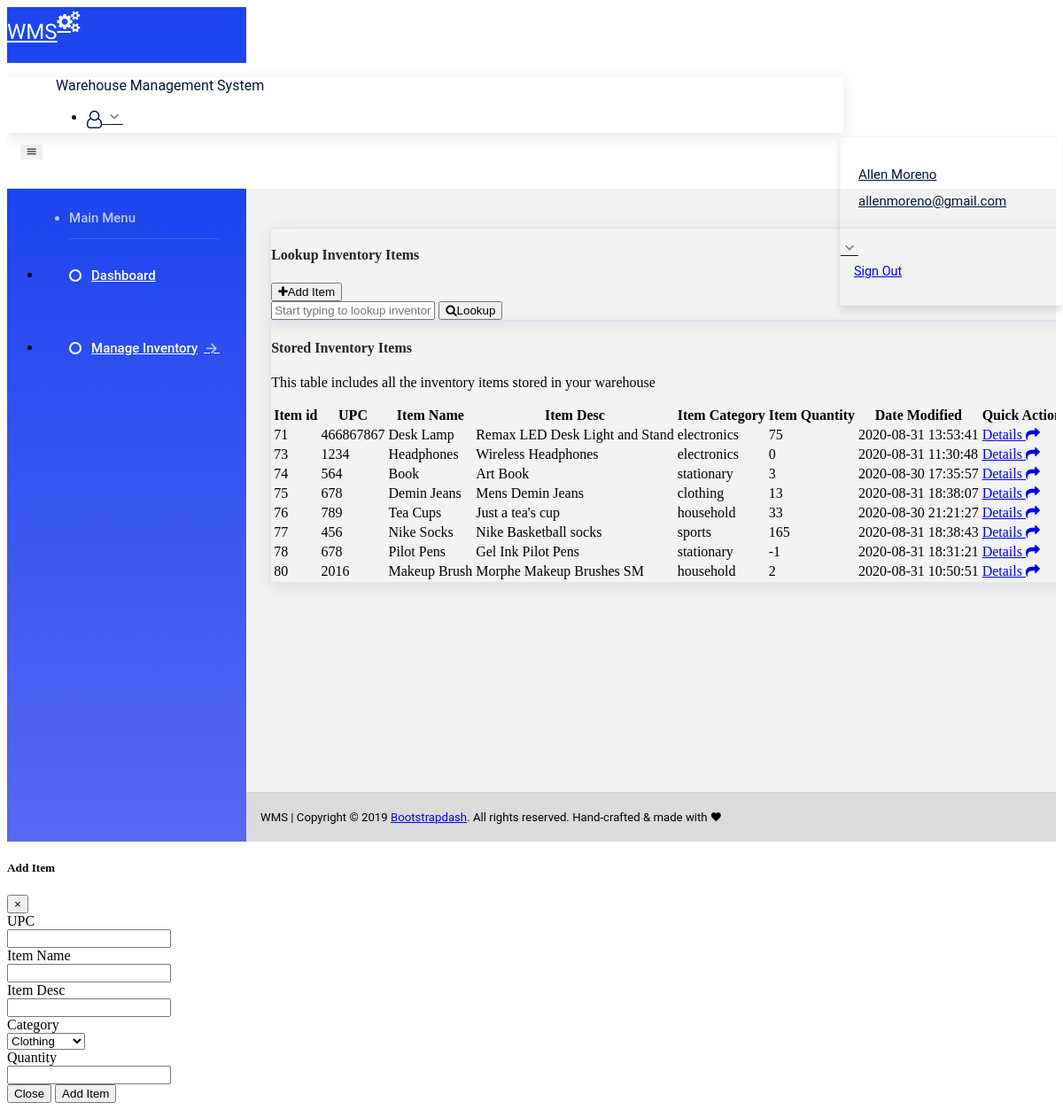
The page /manage_inventory.php on the database as committed earlier.
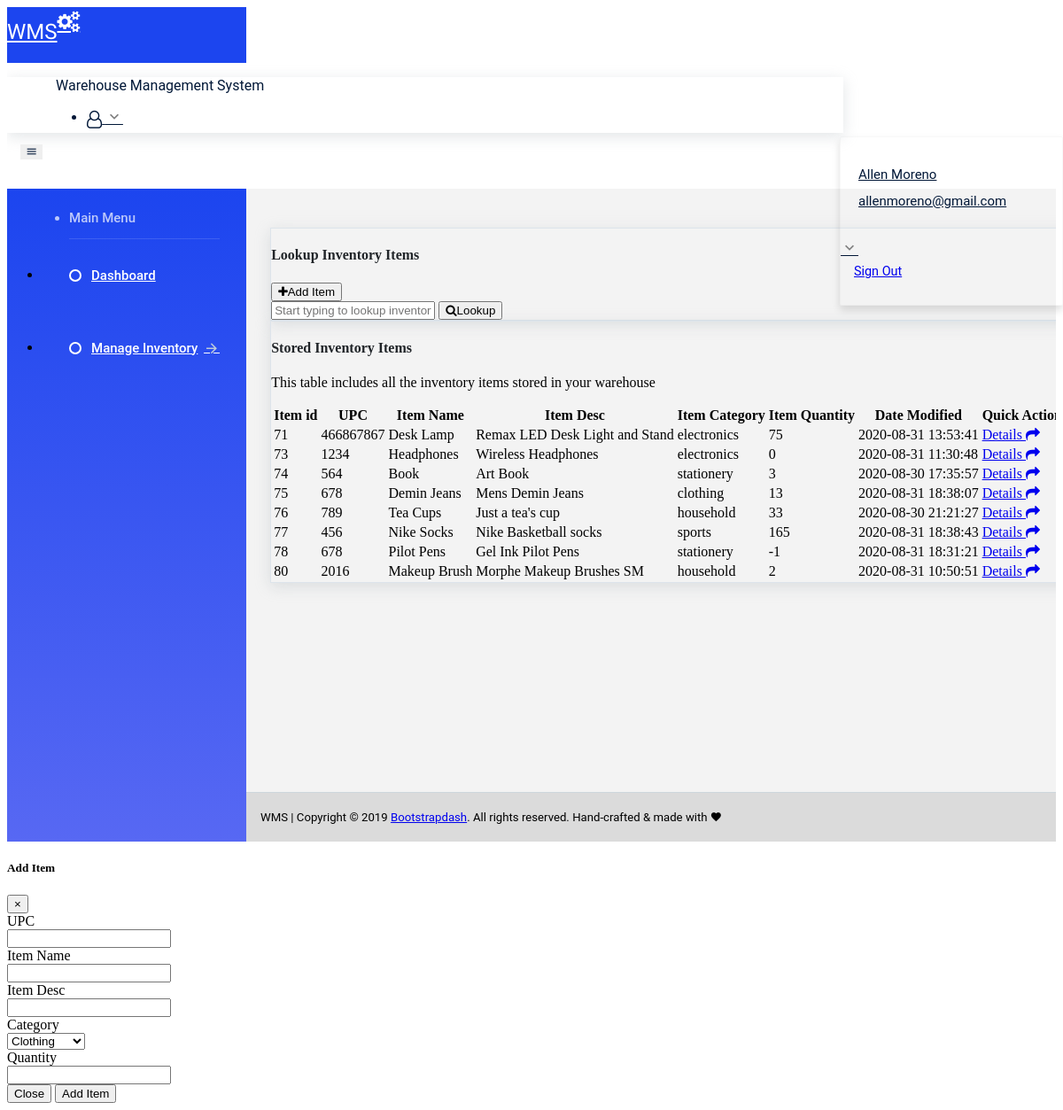
The same page on the database as committed later.
### tables this page shows
CREATE TABLE `inventory_items` (
  `id` int(11) NOT NULL,
  `upc` varchar(255) NOT NULL,
  `item_name` varchar(255) NOT NULL,
  `item_desc` varchar(255) NOT NULL,
  `category` varchar(255) NOT NULL,
  `quantity` int(255) NOT NULL,
  `last_modified` timestamp NOT NULL DEFAULT CURRENT_TIMESTAMP ON UPDATE CURRENT_TIMESTAMP
);

### manage_inventory.php (the view, shortened to what this page needs)
<!DOCTYPE html>
<html lang="en">
    <?php include "{$_SERVER['DOCUMENT_ROOT']}/app/partials/_head.php";?>
  <body>
    <div class="container-scroller">
      <?php include "{$_SERVER['DOCUMENT_ROOT']}/app/partials/_top_navbar.php";?>
      <div class="container-fluid page-body-wrapper">
      <?php include "{$_SERVER['DOCUMENT_ROOT']}/app/partials/_sidebar.php";?>
        <div class="main-panel">
          <div class="content-wrapper">
            <div class="row">
              <div class="col-md-12">
                <div class="row">
                  <div class="col-md-12 grid-margin">
                    <div class="card">
                      <div class="card-body">
                        <div class="d-flex justify-content-between mb-3">
                          <h4 class="card-title">Lookup Inventory Items</h4>
                          <button data-toggle="modal" data-target="#addItemModal" class="btn btn-primary btn-small"><i class="fa fa-plus"></i>Add Item</button>
                        </div>
                      <form class="ml-auto search-form d-none d-md-block">
                        <div class="form-group">
                          <input type="text" name="term" class="auto form-control" placeholder="Start typing to lookup inventory item by name">
                          <button class="btn btn-primary btn-small mt-3" type="submit" name="submitButton"><i class="fa fa-search"></i>Lookup</button>
                        </div>
                      </form>
                        </div>
                        </div>
                      <div class="card mt-4">
                      <div class="card-body">
                      <h4 class="card-title">Stored Inventory Items</h4>
                      <p>This table includes all the inventory items stored in your warehouse</p>
                        <div class="table-responsive">
                          <table class="table table-striped table-hover">
                            <thead>
                              <tr>
                                <th>Item id</th>
                                <th>UPC</th>
                                <th>Item Name</th>
                                <th>Item Desc</th>
                                <th>Item Category</th>
                                <th>Item Quantity</th>
                                <th>Date Modified</th>
                                <th>Quick Actions</th>
                              </tr>
                            </thead>
                            <tbody>
                            <?php
$con = mysqli_connect(DB_SERVER, DB_USER, DB_PASS, DB_NAME);
$sql = "SELECT * FROM inventory_items";
$result = mysqli_query($con, $sql);
if (isset($result)) {
    while ($row = mysqli_fetch_assoc($result)) {?>
                            <tr>
                                <td> <?php echo ($row['id']); ?> </td>
                                <td> <?php echo ($row['upc']); ?> </td>
                                <td> <?php echo ($row['item_name']); ?> </td>
                                <td> <?php echo ($row['item_desc']); ?> </td>
                                <td> <?php echo ($row['category']); ?> </td>
                                <td> <?php echo ($row['quantity']); ?> </td>
                                <td> <?php echo ($row['last_modified']); ?> </td>
                                <td>
                                <a class="btn btn-primary btn-small" href="item_details.php?details_id=<?php if (isset($row['id'])) {echo ($row['id']);}
        ;?> ">Details <i class="fa fa-mail-forward"></i></a>
                            </td>
                            </tr>
                            <?php }}?>
                            </tbody>
                          </table>
                        </div>
                      </div>
                    </div>
                    </div>
                </div>
              </div>
            </div>
          </div>
            <?php include "{$_SERVER['DOCUMENT_ROOT']}/app/partials/_footer.php";?>
        </div>
      </div>
    </div>
<div class="modal fade" id="addItemModal" tabindex="-1" role="dialog" aria-labelledby="addItemModal" aria-hidden="true">
  <div class="modal-dialog" role="document">
    <div class="modal-content">
      <div class="modal-header">
        <h5 class="modal-title" id="addItemModal">Add Item</h5>
        <button type="button" class="close" data-dismiss="modal" aria-label="Close">
          <span aria-hidden="true">&times;</span>
        </button>
      </div>
      <div class="modal-body">
      <form class="form-sample" method="GET" action="./functions/add_item.php">
          <div class="row">
              <div class="col-md-12">
                  <div class="form-group row">
                      <label class="col-sm-3 col-form-label">UPC</label>
                      <div class="col-sm-9">
                          <input name="item_upc" type="number" class="form-control" required />
                      </div>
                  </div>
              </div>
              <div class="col-md-12">
                  <div class="form-group row">
                      <label class="col-sm-3 col-form-label">Item Name</label>
                      <div class="col-sm-9">
                          <input name="item_name" type="text" class="form-control" required />
                      </div>
                  </div>
              </div>
          </div>
          <div class="row">
              <div class="col-md-12">
                  <div class="form-group row">
                      <label class="col-sm-3 col-form-label">Item Desc</label>
                      <div class="col-sm-9">
                          <input name="item_desc" type="text" class="form-control" required />
                      </div>
                  </div>
              </div>
              <div class="col-md-12">
                  <div class="form-group row">
                      <label class="col-sm-3 col-form-label">Category</label>
                      <div class="col-sm-9">
                        <select name="item_category" class="form-control" required>
                          <option value="clothing">Clothing</option>
                        </select>
                      </div>
                  </div>
              </div>
          </div>
          <div class="row">
          <div class="col-md-12">
                  <div class="form-group row">
                      <label class="col-sm-3 col-form-label">Quantity</label>
                      <div class="col-sm-9">
                          <input name="item_quantity" type="number" class="form-control" required/>
                      </div>
                  </div>
              </div>
          </div>
        <div class="modal-footer">
        <button type="button" class="btn btn-secondary" data-dismiss="modal">Close</button>
        <input type="submit" name="addItemSubmitButton" class="btn btn-primary" value="Add Item">
      </div>
      </form>
      </div>
    </div>
  </div>
</div>
</body>
</html>

### partials/_head.php (shortened to what this page needs)
<head>
<link rel="stylesheet" href="<?php echo "../app/assets/vendors/iconfonts/mdi/css/materialdesignicons.min.css"?>">
<link rel="stylesheet" href="<?php echo "../app/assets/vendors/iconfonts/ionicons/dist/css/ionicons.css"?>">
<link rel="stylesheet" href="<?php echo "../app/assets/vendors/iconfonts/flag-icon-css/css/flag-icon.min.css"?>">
<link rel="stylesheet" href="<?php echo "../app/assets/vendors/css/vendor.bundle.base.css"?>">
<link rel="stylesheet" href="<?php echo "../app/assets/vendors/css/vendor.bundle.addons.css"?>">
<link rel="stylesheet" href="http://ajax.googleapis.com/ajax/libs/jqueryui/1.10.1/themes/base/minified/jquery-ui.min.css" type="text/css" />
<link rel="stylesheet" href="<?php echo "../app/assets/vendors/iconfonts/font-awesome/css/font-awesome.min.css"?>">
<link rel="stylesheet" href="<?php echo "../app/assets/css/shared/style.css"?>">
<link rel="stylesheet" href="<?php echo "../app/assets/css/demo_1/style.css"?>">
</head>

### partials/_top_navbar.php (shortened to what this page needs)
<nav class="navbar default-layout col-lg-12 col-12 p-0 fixed-top d-flex flex-row">
        <div class="text-center navbar-brand-wrapper d-flex align-items-top justify-content-center">
          <a id="navbar-brand" class="navbar-brand brand-logo p-3" href="index.php">
            WMS<i class="fa fa-cogs"></i></a>
        </div>
        <div class="navbar-menu-wrapper d-flex align-items-center">
          <ul class="navbar-nav">
            <span class="menu-title">Warehouse Management System</span>
          </ul>
          <ul class="navbar-nav ml-auto">
            <li class="nav-item dropdown d-none d-xl-inline-block user-dropdown">
              <a class="nav-link dropdown-toggle" id="UserDropdown" href="#" data-toggle="dropdown" aria-expanded="false">
                <i class="fa fa-user-o"></i>
              <div class="dropdown-menu dropdown-menu-right navbar-dropdown" aria-labelledby="UserDropdown">
                <div class="dropdown-header text-center">
                  <p class="mb-1 mt-3 font-weight-semibold">Allen Moreno</p>
                  <p class="font-weight-light text-muted mb-0">allenmoreno@gmail.com</p>
                </div>
                <a href="#" class="dropdown-item">Sign Out<i class="dropdown-item-icon ti-power-off"></i></a>
              </div>
            </li>
          </ul>
          <button class="navbar-toggler navbar-toggler-right d-lg-none align-self-center" type="button" data-toggle="offcanvas">
            <span class="mdi mdi-menu"></span>
          </button>
        </div>
      </nav>

### partials/_sidebar.php (shortened to what this page needs)
<nav class="sidebar sidebar-offcanvas" id="sidebar">
  <ul class="nav">
    <li class="nav-item nav-category">Main Menu</li>
    <li class="nav-item">
      <a class="nav-link" href="index.php">
        <span class="menu-title">Dashboard</span>
      </a>
    </li>
    <li class="nav-item">
      <a class="nav-link" href="./manage_inventory.php">
        <span class="menu-title">Manage Inventory</span>
        <i class="menu-arrow"></i>
      </a>
    </li>
  </ul>
</nav>

### partials/_footer.php
<footer class="footer">
<div class="container-fluid clearfix">
              <span class="text-muted d-block text-center text-sm-left d-sm-inline-block">WMS | Copyright © 2019 <a href="http://www.bootstrapdash.com/" target="_blank">Bootstrapdash</a>. All rights reserved.</span>
              <span class="float-none float-sm-right d-block mt-1 mt-sm-0 text-center">Hand-crafted & made with <i class="mdi mdi-heart text-danger"></i>
              </span>
            </div>
</footer>

Rows that differ between the two databases and show on the page:
changed inventory_items "Book": category "stationary" → "stationery"
changed inventory_items "Pilot Pens": category "stationary" → "stationery"
